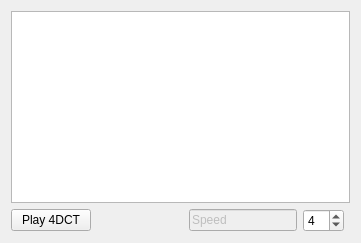
              <widget class="QWidget" name="tab_32">
               <attribute name="title">
                <string>Display</string>
               </attribute>
               <layout class="QGridLayout" name="gridLayout_31">
                <item row="1" column="3">
                 <widget class="QLineEdit" name="lineEdit_5">
                  <property name="enabled">
                   <bool>false</bool>
                  </property>
                  <property name="text">
                   <string>Speed</string>
                  </property>
                 </widget>
                </item>
                <item row="1" column="0">
                 <widget class="QPushButton" name="Play4D_Buttom">
                  <property name="text">
                   <string>Play 4DCT</string>
                  </property>
                  <property name="checkable">
                   <bool>true</bool>
                  </property>
                  <property name="checked">
                   <bool>false</bool>
                  </property>
                 </widget>
                </item>
                <item row="1" column="2">
                 <spacer name="horizontalSpacer_24">
                  <property name="orientation">
                   <enum>Qt::Horizontal</enum>
                  </property>
                  <property name="sizeHint" stdset="0">
                   <size>
                    <width>40</width>
                    <height>20</height>
                   </size>
                  </property>
                 </spacer>
                </item>
                <item row="1" column="1">
                 <spacer name="horizontalSpacer_25">
                  <property name="orientation">
                   <enum>Qt::Horizontal</enum>
                  </property>
                  <property name="sizeHint" stdset="0">
                   <size>
                    <width>40</width>
                    <height>20</height>
                   </size>
                  </property>
                 </spacer>
                </item>
                <item row="0" column="0" colspan="6">
                 <widget class="QTableWidget" name="CT4D_table_display"/>
                </item>
                <item row="1" column="4">
                 <widget class="QSpinBox" name="Play_DCT_speed">
                  <property name="minimum">
                   <number>1</number>
                  </property>
                  <property name="maximum">
                   <number>10</number>
                  </property>
                  <property name="value">
                   <number>4</number>
                  </property>
                 </widget>
                </item>
               </layout>
              </widget>
